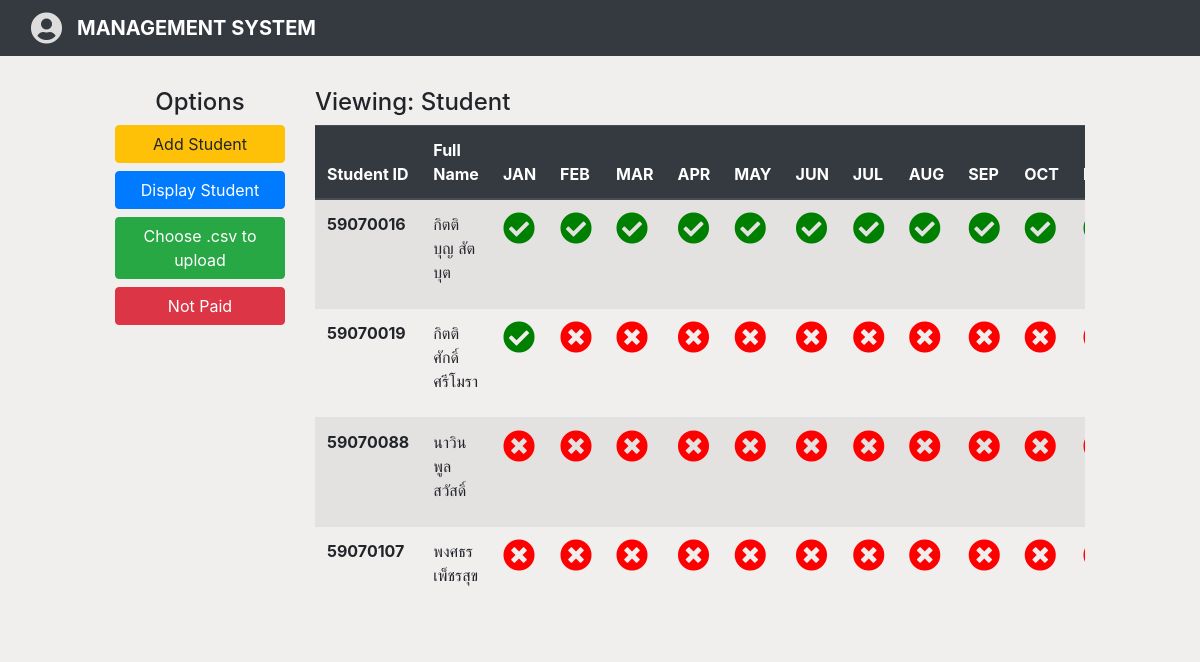
The page /display_student on the database as committed earlier.
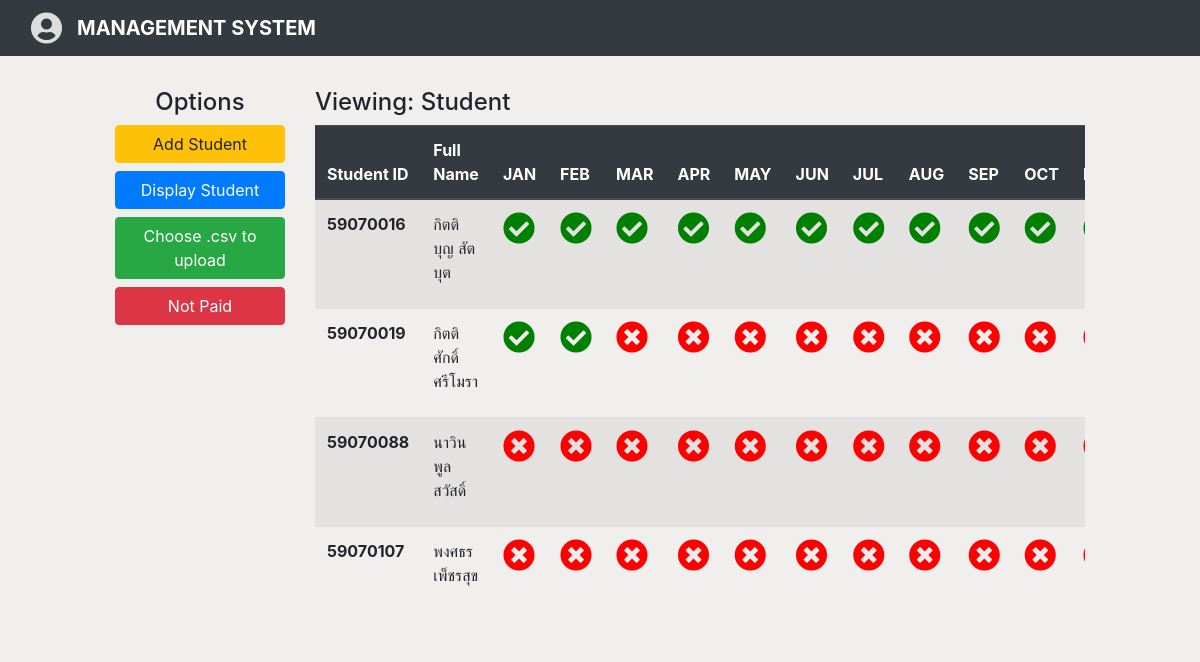
The same page on the database as committed later.
### mainapp/models.py (models this page shows, shortened)
class Student(models.Model):
    student_id = models.CharField(max_length=200, blank=False)
    first_name = models.CharField(max_length=200, blank=False)
    last_name = models.CharField(max_length=200, blank=False)
    choices = (
        ('ยังไม่จ่าย', 'ยังไม่จ่าย'),
        ('จ่ายแล้ว', 'จ่ายแล้ว')
    )
    january = models.CharField(max_length=10, choices=choices, default='ยังไม่จ่าย')
    february = models.CharField(max_length=10, choices=choices, default='ยังไม่จ่าย')
    march = models.CharField(max_length=10, choices=choices, default='ยังไม่จ่าย')
    april = models.CharField(max_length=10, choices=choices, default='ยังไม่จ่าย')
    may = models.CharField(max_length=10, choices=choices, default='ยังไม่จ่าย')
    june = models.CharField(max_length=10, choices=choices, default='ยังไม่จ่าย')
    july = models.CharField(max_length=10, choices=choices, default='ยังไม่จ่าย')
    august = models.CharField(max_length=10, choices=choices, default='ยังไม่จ่าย')
    september = models.CharField(max_length=10, choices=choices, default='ยังไม่จ่าย')
    october = models.CharField(max_length=10, choices=choices, default='ยังไม่จ่าย')
    november = models.CharField(max_length=10, choices=choices, default='ยังไม่จ่าย')
    december = models.CharField(max_length=10, choices=choices, default='ยังไม่จ่าย')
    issues = models.CharField(max_length=50, default="No Issues")

### mainapp/views.py (the view)
# urls.py: url(r'^display_student$', display_student, name='display_student'),
def display_student(request):
    items = Student.objects.all().order_by('student_id')
    context = {
        'items': items,
        'header': 'Student',
    }
    return render(request, 'index.html', context)

### mainapp/templates/index.html (shortened to what the changed rows need)
{% extends 'base.html' %}
{% block body %}
<div class="container-fluid">
    <div class="row">
        <div class="col-md-12 col-lg-8">
            <table class="table table-striped table-responsive">
                <thead class="thead-dark">
                    <tr>
                        <th scope="col">Student ID</th>
                        <th scope="col">Full Name</th>
                        <th scope="col">JAN</th>
                        <th scope="col">FEB</th>
                        <th scope="col">MAR</th>
                        <th scope="col">APR</th>
                        <th scope="col">MAY</th>
                        <th scope="col">JUN</th>
                        <th scope="col">JUL</th>
                        <th scope="col">AUG</th>
                        <th scope="col">SEP</th>
                        <th scope="col">OCT</th>
                        <th scope="col">NOV</th>
                    </tr>
                </thead>
                <tbody>
                    {% for item in items %}
                    <tr>
                        <th scope="row">{{ item.student_id }}</th>
                        <td>{{ item.first_name }} {{ item.last_name }}</td>
                        <td>
                            {% if item.january == "ยังไม่จ่าย" %}
                            <i class="fas fa-2x fa-times-circle" style="color: red;"></i>
                            {% else %}
                            <i class="fas fa-2x fa-check-circle" style="color: green;"></i>
                            {% endif %}
                        </td>
                        <td>
                            {% if item.february == "ยังไม่จ่าย" %}
                            <i class="fas fa-2x fa-times-circle" style="color: red;"></i>
                            {% else %}
                            <i class="fas fa-2x fa-check-circle" style="color: green;"></i>
                            {% endif %}
                        </td>
                        <td>
                            {% if item.march == "ยังไม่จ่าย" %}
                            <i class="fas fa-2x fa-times-circle" style="color: red;"></i>
                            {% else %}
                            <i class="fas fa-2x fa-check-circle" style="color: green;"></i>
                            {% endif %}
                        </td>
                        <td>
                            {% if item.april == "ยังไม่จ่าย" %}
                            <i class="fas fa-2x fa-times-circle" style="color: red;"></i>
                            {% else %}
                            <i class="fas fa-2x fa-check-circle" style="color: green;"></i>
                            {% endif %}
                        </td>
                        <td>
                            {% if item.may == "ยังไม่จ่าย" %}
                            <i class="fas fa-2x fa-times-circle" style="color: red;"></i>
                            {% else %}
                            <i class="fas fa-2x fa-check-circle" style="color: green;"></i>
                            {% endif %}
                        </td>
                        <td>
                            {% if item.june == "ยังไม่จ่าย" %}
                            <i class="fas fa-2x fa-times-circle" style="color: red;"></i>
                            {% else %}
                            <i class="fas fa-2x fa-check-circle" style="color: green;"></i>
                            {% endif %}
                        </td>
                        <td>
                            {% if item.july == "ยังไม่จ่าย" %}
                            <i class="fas fa-2x fa-times-circle" style="color: red;"></i>
                            {% else %}
                            <i class="fas fa-2x fa-check-circle" style="color: green;"></i>
                            {% endif %}
                        </td>
                        <td>
                            {% if item.august == "ยังไม่จ่าย" %}
                            <i class="fas fa-2x fa-times-circle" style="color: red;"></i>
                            {% else %}
                            <i class="fas fa-2x fa-check-circle" style="color: green;"></i>
                            {% endif %}
                        </td>
                        <td>
                            {% if item.september == "ยังไม่จ่าย" %}
                            <i class="fas fa-2x fa-times-circle" style="color: red;"></i>
                            {% else %}
                            <i class="fas fa-2x fa-check-circle" style="color: green;"></i>
                            {% endif %}
                        </td>
                        <td>
                            {% if item.october == "ยังไม่จ่าย" %}
                            <i class="fas fa-2x fa-times-circle" style="color: red;"></i>
                            {% else %}
                            <i class="fas fa-2x fa-check-circle" style="color: green;"></i>
                            {% endif %}
                        </td>
                        <td>
                        </td>
                    </tr>
                    {% endfor %}
                </tbody>
            </table>
        </div>
    </div>
</div>
</div>
{% endblock %}

Rows that differ between the two databases and show on the page:
changed Student "กิตติศักดิ์": february "ยังไม่จ่าย" → "จ่ายแล้ว" (drawn)
